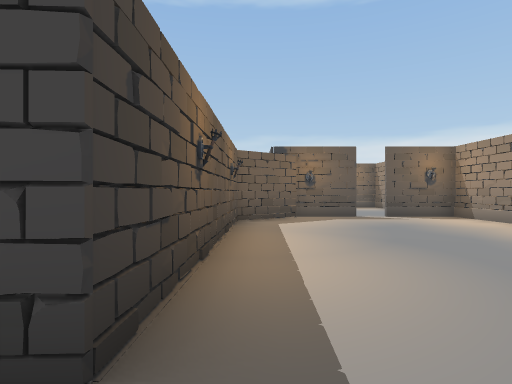
[1] (above)

17 first-person views from a walk through a 3-D level made in the Unity game engine. The camera is 1.4 m above the floor, looks level and sees 80° across. The floor is counted in squares, 2 m on a side. Each view is taken from the middle of a square. On the plan, view 1 faces up. The plan holds only what a view shows up to about 10 squares ahead; the rest is blank. The place goes on beyond the plan. The player character is not drawn. Door leaves are left out, so doorways stand open.

[2]
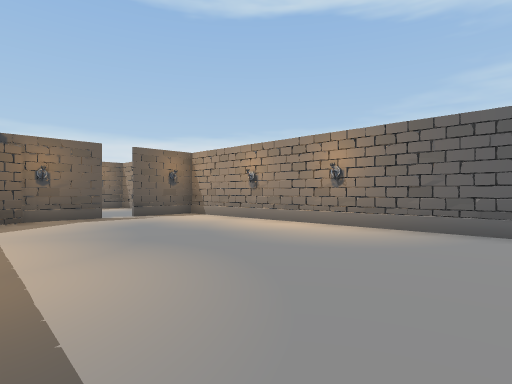

[3]
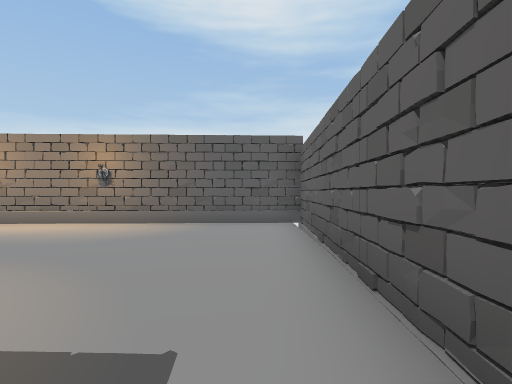

[4]
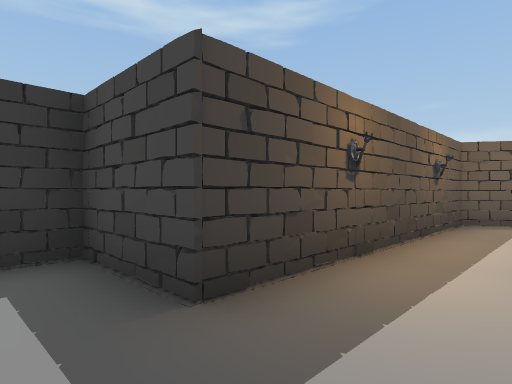

[5]
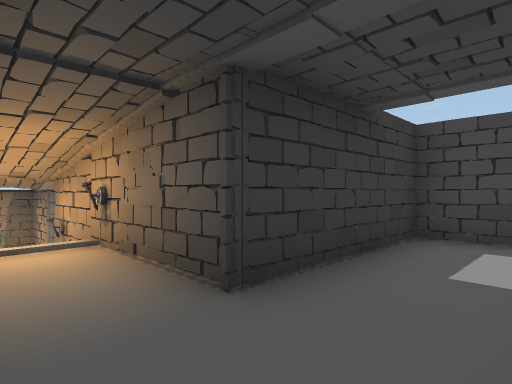

[6]
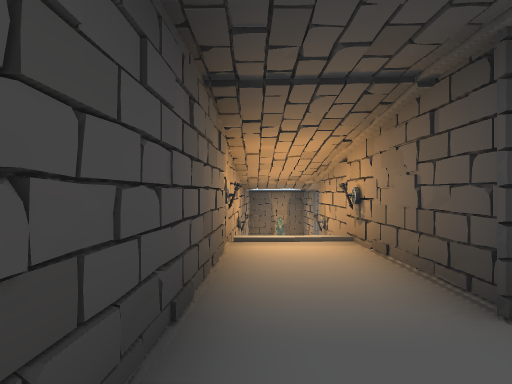

[7]
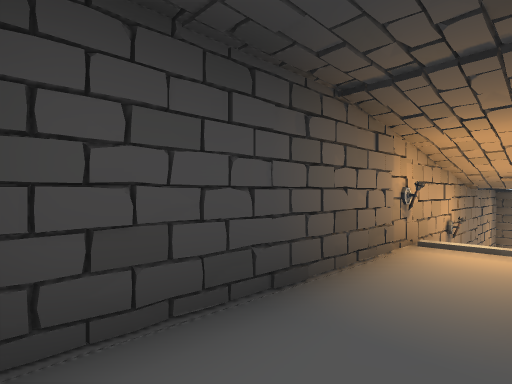

[8]
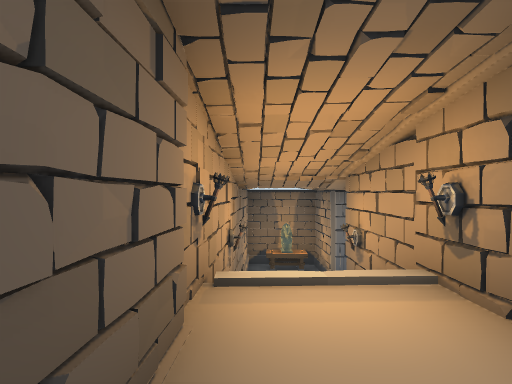

[9]
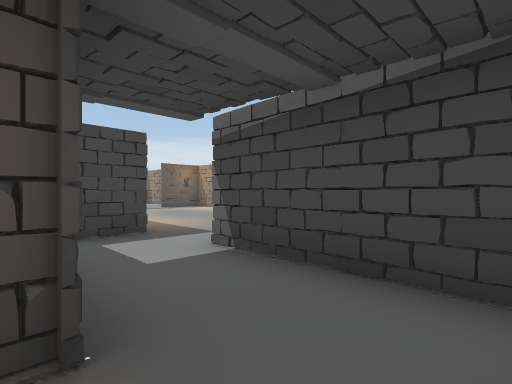

[10]
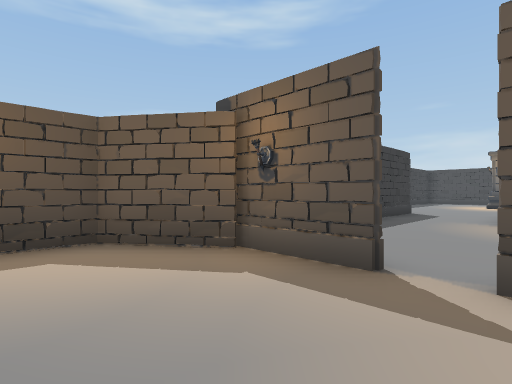

[11]
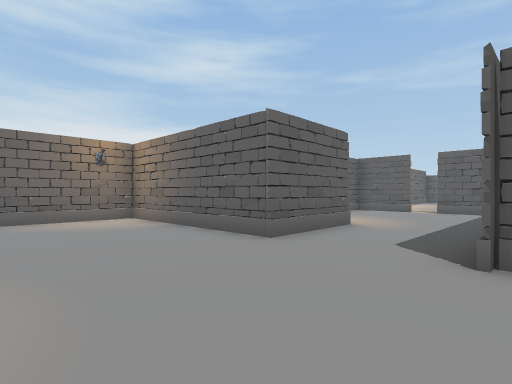

[12]
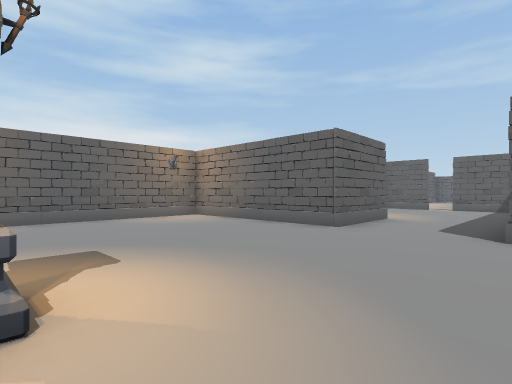

[13]
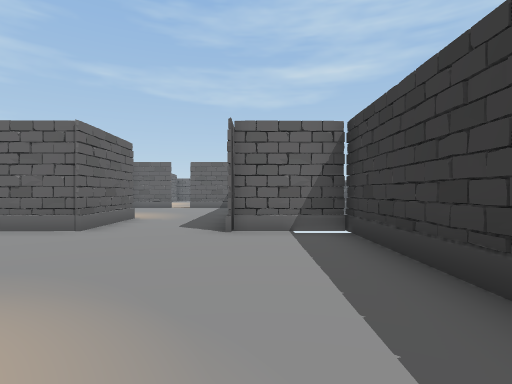

[14]
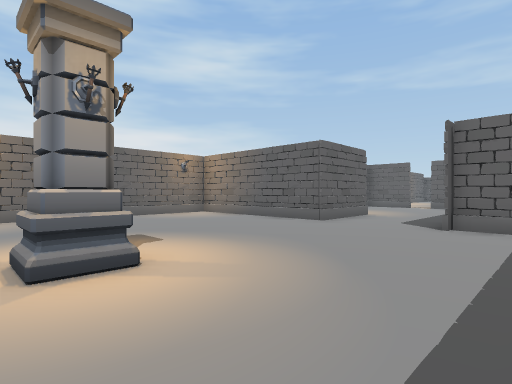

[15]
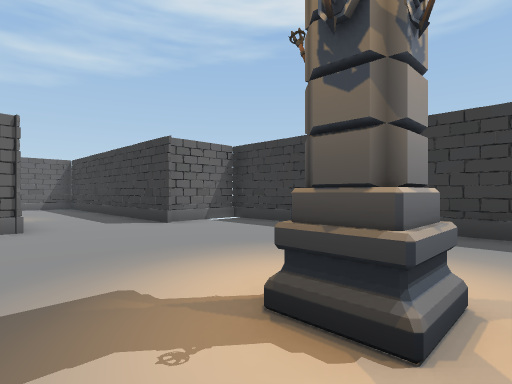

[16]
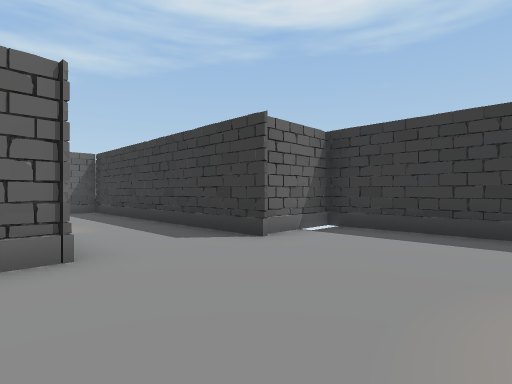

[17]
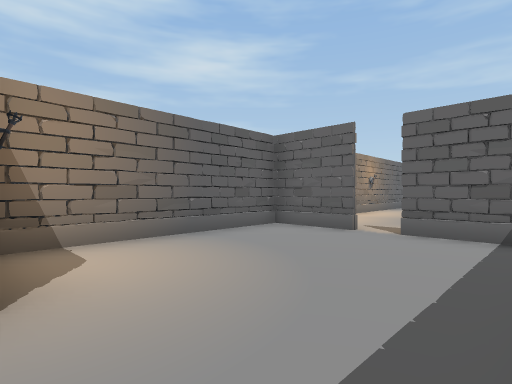

### Floor plan
Ten units are one square. View 1 is at (0, 0); x grows to the right and y downward. Boxes are objects, and circles mark ways between rooms. Rooms are numbered by the first view taken in them; rooms with no view inside come last. Other rooms are left out.
<svg viewBox="-70 -231 156 281">
<path fill="none" stroke="#000" d="M3 -82 4 -78M12 -86 -4 -74 -6 -11 -25 -10 -25 4M29 -87 9 -87M-1 8 60 10 56 -87 36 -87M-6 38 -5 6M-25 4 -26 26 -65 26M-65 43 -11 45M4 -158 4 -167M33 -138 32 -165 81 -165 79 -223M-19 -188 -15 -187M-21 -188 -14 -185M-17 -226 -17 -165 5 -165 5 -93M37 -88 56 -87 54 -137M10 -88 29 -88"/>
<rect x="-55" y="35" width="10" height="10" fill="#bbb"><title>torch</title></rect>
<rect x="-55" y="25" width="10" height="10" fill="#bbb"><title>torch</title></rect>
<rect x="15" y="-225" width="10" height="10" fill="#bbb"><title>column</title></rect>
<circle cx="-15" cy="15" r="3" fill="#2a7"/>
<circle cx="30" cy="-90" r="3" fill="#2a7"/>
<text x="20" y="-40">1</text>
<text x="-30" y="30">2</text>
<text x="30" y="-180">3</text>
</svg>
Room 1 opens to room 2. Room 1 opens to room 3.

Where each view was taken, in squares from view 1:
view 1: 0 up, 0 right, facing up
view 2: 0 up, 0 right, facing up-right
view 3: 0 up, 1 left, facing right
view 4: 0 up, 1 right, facing up-left
view 5: 4 down, 1 left, facing up-left
view 6: 4 down, 1 left, facing left
view 7: 3 down, 1 left, facing down-left
view 8: 4 down, 3 left, facing left
view 9: 4 down, 3 left, facing up-right
view 10: 6 up, 4 right, facing up-left
view 11: 20 up, 0 right, facing down-right
view 12: 22 up, 0 right, facing down-right
view 13: 22 up, 0 right, facing down
view 14: 23 up, 1 left, facing down-right
view 15: 23 up, 4 right, facing down-left
view 16: 20 up, 4 right, facing down-left
view 17: 14 up, 1 right, facing down-right
